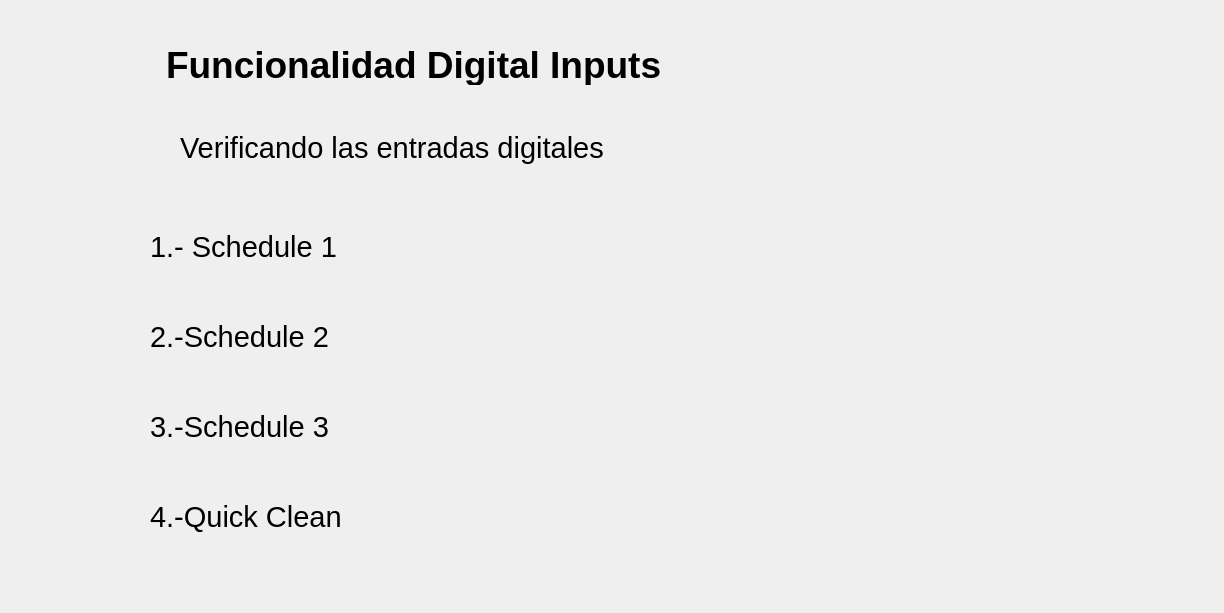
      <widget class="QWidget" name="page_9">
       <layout class="QGridLayout" name="gridLayout_12">
        <property name="leftMargin">
         <number>30</number>
        </property>
        <property name="topMargin">
         <number>0</number>
        </property>
        <property name="rightMargin">
         <number>30</number>
        </property>
        <property name="bottomMargin">
         <number>30</number>
        </property>
        <property name="spacing">
         <number>0</number>
        </property>
        <item row="0" column="0">
         <layout class="QVBoxLayout" name="verticalLayout_17">
          <property name="spacing">
           <number>12</number>
          </property>
          <item>
           <layout class="QHBoxLayout" name="horizontalLayout_125">
            <property name="spacing">
             <number>15</number>
            </property>
            <property name="leftMargin">
             <number>50</number>
            </property>
            <property name="topMargin">
             <number>30</number>
            </property>
            <item>
             <widget class="QLabel" name="lblTest1_16">
              <property name="minimumSize">
               <size>
                <width>71</width>
                <height>71</height>
               </size>
              </property>
              <property name="maximumSize">
               <size>
                <width>71</width>
                <height>71</height>
               </size>
              </property>
              <property name="text">
               <string/>
              </property>
              <property name="pixmap">
               <pixmap resource="../resources/resources.qrc">:/resources/number-6.png</pixmap>
              </property>
              <property name="scaledContents">
               <bool>true</bool>
              </property>
             </widget>
            </item>
            <item>
             <widget class="QLabel" name="lblCode_24">
              <property name="minimumSize">
               <size>
                <width>700</width>
                <height>40</height>
               </size>
              </property>
              <property name="maximumSize">
               <size>
                <width>700</width>
                <height>40</height>
               </size>
              </property>
              <property name="font">
               <font>
                <pointsize>28</pointsize>
                <bold>true</bold>
               </font>
              </property>
              <property name="text">
               <string>Funcionalidad Digital Inputs</string>
              </property>
             </widget>
            </item>
            <item>
             <spacer name="horizontalSpacer_86">
              <property name="orientation">
               <enum>Qt::Horizontal</enum>
              </property>
              <property name="sizeType">
               <enum>QSizePolicy::Expanding</enum>
              </property>
              <property name="sizeHint" stdset="0">
               <size>
                <width>328</width>
                <height>20</height>
               </size>
              </property>
             </spacer>
            </item>
           </layout>
          </item>
          <item>
           <layout class="QHBoxLayout" name="horizontalLayout_59">
            <property name="spacing">
             <number>30</number>
            </property>
            <property name="leftMargin">
             <number>50</number>
            </property>
            <item>
             <widget class="QLabel" name="lblCode_42">
              <property name="minimumSize">
               <size>
                <width>60</width>
                <height>60</height>
               </size>
              </property>
              <property name="maximumSize">
               <size>
                <width>60</width>
                <height>60</height>
               </size>
              </property>
              <property name="text">
               <string/>
              </property>
              <property name="pixmap">
               <pixmap resource="../resources/resources.qrc">:/resources/info.png</pixmap>
              </property>
              <property name="scaledContents">
               <bool>true</bool>
              </property>
              <property name="wordWrap">
               <bool>false</bool>
              </property>
             </widget>
            </item>
            <item>
             <widget class="QLabel" name="label_51">
              <property name="minimumSize">
               <size>
                <width>800</width>
                <height>70</height>
               </size>
              </property>
              <property name="maximumSize">
               <size>
                <width>800</width>
                <height>70</height>
               </size>
              </property>
              <property name="font">
               <font>
                <pointsize>22</pointsize>
                <bold>false</bold>
               </font>
              </property>
              <property name="text">
               <string>Verificando las entradas digitales </string>
              </property>
             </widget>
            </item>
            <item>
             <spacer name="horizontalSpacer_68">
              <property name="orientation">
               <enum>Qt::Horizontal</enum>
              </property>
              <property name="sizeType">
               <enum>QSizePolicy::Fixed</enum>
              </property>
              <property name="sizeHint" stdset="0">
               <size>
                <width>208</width>
                <height>20</height>
               </size>
              </property>
             </spacer>
            </item>
           </layout>
          </item>
         </layout>
        </item>
        <item row="1" column="0">
         <layout class="QHBoxLayout" name="horizontalLayout_58">
          <property name="spacing">
           <number>0</number>
          </property>
          <item>
           <spacer name="horizontalSpacer_59">
            <property name="orientation">
             <enum>Qt::Horizontal</enum>
            </property>
            <property name="sizeType">
             <enum>QSizePolicy::Fixed</enum>
            </property>
            <property name="sizeHint" stdset="0">
             <size>
              <width>40</width>
              <height>20</height>
             </size>
            </property>
           </spacer>
          </item>
          <item>
           <layout class="QVBoxLayout" name="verticalLayout_31">
            <property name="spacing">
             <number>6</number>
            </property>
            <item>
             <layout class="QHBoxLayout" name="horizontalLayout_113">
              <item>
               <widget class="QLabel" name="label_85">
                <property name="minimumSize">
                 <size>
                  <width>350</width>
                  <height>40</height>
                 </size>
                </property>
                <property name="maximumSize">
                 <size>
                  <width>350</width>
                  <height>40</height>
                 </size>
                </property>
                <property name="font">
                 <font>
                  <pointsize>22</pointsize>
                  <bold>false</bold>
                 </font>
                </property>
                <property name="text">
                 <string>1.- Schedule 1</string>
                </property>
               </widget>
              </item>
              <item>
               <widget class="QLabel" name="lblDigital1">
                <property name="enabled">
                 <bool>false</bool>
                </property>
                <property name="minimumSize">
                 <size>
                  <width>40</width>
                  <height>40</height>
                 </size>
                </property>
                <property name="maximumSize">
                 <size>
                  <width>40</width>
                  <height>40</height>
                 </size>
                </property>
                <property name="cursor">
                 <cursorShape>PointingHandCursor</cursorShape>
                </property>
                <property name="text">
                 <string/>
                </property>
                <property name="pixmap">
                 <pixmap resource="../resources/resources.qrc">:/resources/right.png</pixmap>
                </property>
                <property name="scaledContents">
                 <bool>true</bool>
                </property>
               </widget>
              </item>
              <item>
               <widget class="QLabel" name="lblDigitalInput1">
                <property name="minimumSize">
                 <size>
                  <width>40</width>
                  <height>40</height>
                 </size>
                </property>
                <property name="maximumSize">
                 <size>
                  <width>40</width>
                  <height>40</height>
                 </size>
                </property>
                <property name="cursor">
                 <cursorShape>PointingHandCursor</cursorShape>
                </property>
                <property name="text">
                 <string/>
                </property>
                <property name="pixmap">
                 <pixmap resource="../resources/resources.qrc">:/resources/processing.png</pixmap>
                </property>
                <property name="scaledContents">
                 <bool>true</bool>
                </property>
               </widget>
              </item>
             </layout>
            </item>
            <item>
             <layout class="QHBoxLayout" name="horizontalLayout_114">
              <item>
               <widget class="QLabel" name="label_86">
                <property name="minimumSize">
                 <size>
                  <width>350</width>
                  <height>40</height>
                 </size>
                </property>
                <property name="maximumSize">
                 <size>
                  <width>350</width>
                  <height>40</height>
                 </size>
                </property>
                <property name="font">
                 <font>
                  <pointsize>22</pointsize>
                  <bold>false</bold>
                 </font>
                </property>
                <property name="text">
                 <string>2.-Schedule 2</string>
                </property>
               </widget>
              </item>
              <item>
               <widget class="QLabel" name="lblDigital2">
                <property name="enabled">
                 <bool>false</bool>
                </property>
                <property name="minimumSize">
                 <size>
                  <width>40</width>
                  <height>40</height>
                 </size>
                </property>
                <property name="maximumSize">
                 <size>
                  <width>40</width>
                  <height>40</height>
                 </size>
                </property>
                <property name="cursor">
                 <cursorShape>PointingHandCursor</cursorShape>
                </property>
                <property name="text">
                 <string/>
                </property>
                <property name="pixmap">
                 <pixmap resource="../resources/resources.qrc">:/resources/right.png</pixmap>
                </property>
                <property name="scaledContents">
                 <bool>true</bool>
                </property>
               </widget>
              </item>
              <item>
               <widget class="QLabel" name="lblDigitalInput2">
                <property name="minimumSize">
                 <size>
                  <width>40</width>
                  <height>40</height>
                 </size>
                </property>
                <property name="maximumSize">
                 <size>
                  <width>40</width>
                  <height>40</height>
                 </size>
                </property>
                <property name="cursor">
                 <cursorShape>PointingHandCursor</cursorShape>
                </property>
                <property name="text">
                 <string/>
                </property>
                <property name="pixmap">
                 <pixmap resource="../resources/resources.qrc">:/resources/processing.png</pixmap>
                </property>
                <property name="scaledContents">
                 <bool>true</bool>
                </property>
               </widget>
              </item>
             </layout>
            </item>
            <item>
             <layout class="QHBoxLayout" name="horizontalLayout_119">
              <item>
               <widget class="QLabel" name="label_87">
                <property name="minimumSize">
                 <size>
                  <width>350</width>
                  <height>40</height>
                 </size>
                </property>
                <property name="maximumSize">
                 <size>
                  <width>350</width>
                  <height>40</height>
                 </size>
                </property>
                <property name="font">
                 <font>
                  <pointsize>22</pointsize>
                  <bold>false</bold>
                 </font>
                </property>
                <property name="text">
                 <string>3.-Schedule 3</string>
                </property>
               </widget>
              </item>
              <item>
               <widget class="QLabel" name="lblDigital3">
                <property name="enabled">
                 <bool>false</bool>
                </property>
                <property name="minimumSize">
                 <size>
                  <width>40</width>
                  <height>40</height>
                 </size>
                </property>
                <property name="maximumSize">
                 <size>
                  <width>40</width>
                  <height>40</height>
                 </size>
                </property>
                <property name="cursor">
                 <cursorShape>PointingHandCursor</cursorShape>
                </property>
                <property name="text">
                 <string/>
                </property>
                <property name="pixmap">
                 <pixmap resource="../resources/resources.qrc">:/resources/right.png</pixmap>
                </property>
                <property name="scaledContents">
                 <bool>true</bool>
                </property>
               </widget>
              </item>
              <item>
               <widget class="QLabel" name="lblDigitalInput3">
                <property name="minimumSize">
                 <size>
                  <width>40</width>
                  <height>40</height>
                 </size>
                </property>
                <property name="maximumSize">
                 <size>
                  <width>40</width>
                  <height>40</height>
                 </size>
                </property>
                <property name="cursor">
                 <cursorShape>PointingHandCursor</cursorShape>
                </property>
                <property name="text">
                 <string/>
                </property>
                <property name="pixmap">
                 <pixmap resource="../resources/resources.qrc">:/resources/processing.png</pixmap>
                </property>
                <property name="scaledContents">
                 <bool>true</bool>
                </property>
               </widget>
              </item>
             </layout>
            </item>
            <item>
             <layout class="QHBoxLayout" name="horizontalLayout_120">
              <item>
               <widget class="QLabel" name="label_92">
                <property name="minimumSize">
                 <size>
                  <width>350</width>
                  <height>40</height>
                 </size>
                </property>
                <property name="maximumSize">
                 <size>
                  <width>350</width>
                  <height>40</height>
                 </size>
                </property>
                <property name="font">
                 <font>
                  <pointsize>22</pointsize>
                  <bold>false</bold>
                 </font>
                </property>
                <property name="text">
                 <string>4.-Quick Clean</string>
                </property>
               </widget>
              </item>
              <item>
               <widget class="QLabel" name="lblDigital4">
                <property name="enabled">
                 <bool>false</bool>
                </property>
                <property name="minimumSize">
                 <size>
                  <width>40</width>
                  <height>40</height>
                 </size>
                </property>
                <property name="maximumSize">
                 <size>
                  <width>40</width>
                  <height>40</height>
                 </size>
                </property>
                <property name="cursor">
                 <cursorShape>PointingHandCursor</cursorShape>
                </property>
                <property name="text">
                 <string/>
                </property>
                <property name="pixmap">
                 <pixmap resource="../resources/resources.qrc">:/resources/right.png</pixmap>
                </property>
                <property name="scaledContents">
                 <bool>true</bool>
                </property>
               </widget>
              </item>
              <item>
               <widget class="QLabel" name="lblDigitalInput4">
                <property name="minimumSize">
                 <size>
                  <width>40</width>
                  <height>40</height>
                 </size>
                </property>
                <property name="maximumSize">
                 <size>
                  <width>40</width>
                  <height>40</height>
                 </size>
                </property>
                <property name="cursor">
                 <cursorShape>PointingHandCursor</cursorShape>
                </property>
                <property name="text">
                 <string/>
                </property>
                <property name="pixmap">
                 <pixmap resource="../resources/resources.qrc">:/resources/processing.png</pixmap>
                </property>
                <property name="scaledContents">
                 <bool>true</bool>
                </property>
               </widget>
              </item>
             </layout>
            </item>
            <item>
             <layout class="QHBoxLayout" name="horizontalLayout_121"/>
            </item>
            <item>
             <layout class="QHBoxLayout" name="horizontalLayout_122"/>
            </item>
            <item>
             <layout class="QHBoxLayout" name="horizontalLayout_123"/>
            </item>
           </layout>
          </item>
          <item>
           <spacer name="horizontalSpacer_67">
            <property name="orientation">
             <enum>Qt::Horizontal</enum>
            </property>
            <property name="sizeType">
             <enum>QSizePolicy::Fixed</enum>
            </property>
            <property name="sizeHint" stdset="0">
             <size>
              <width>40</width>
              <height>20</height>
             </size>
            </property>
           </spacer>
          </item>
          <item>
           <widget class="QLabel" name="PentairIMG_9">
            <property name="minimumSize">
             <size>
              <width>400</width>
              <height>400</height>
             </size>
            </property>
            <property name="maximumSize">
             <size>
              <width>400</width>
              <height>400</height>
             </size>
            </property>
            <property name="text">
             <string/>
            </property>
            <property name="pixmap">
             <pixmap resource="../resources/resources.qrc">:/resources/pentairIMG.PNG</pixmap>
            </property>
            <property name="scaledContents">
             <bool>true</bool>
            </property>
           </widget>
          </item>
         </layout>
        </item>
       </layout>
      </widget>
